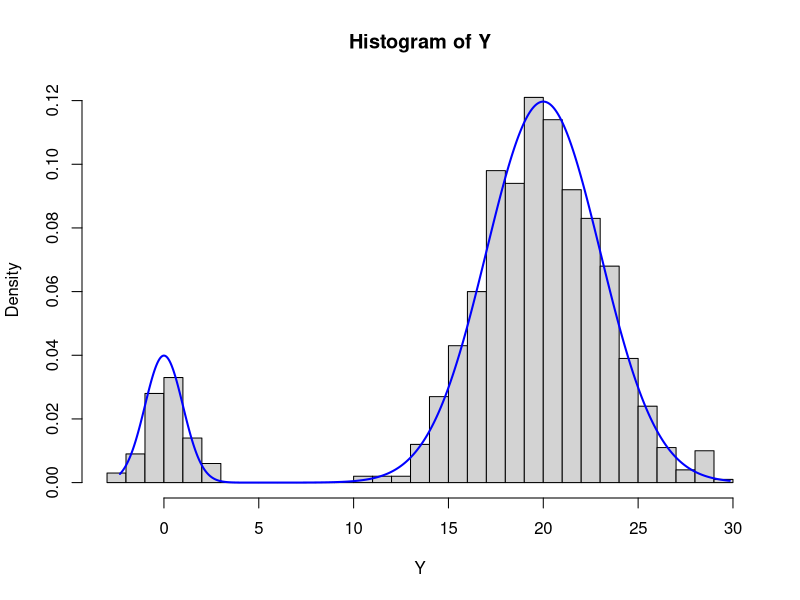
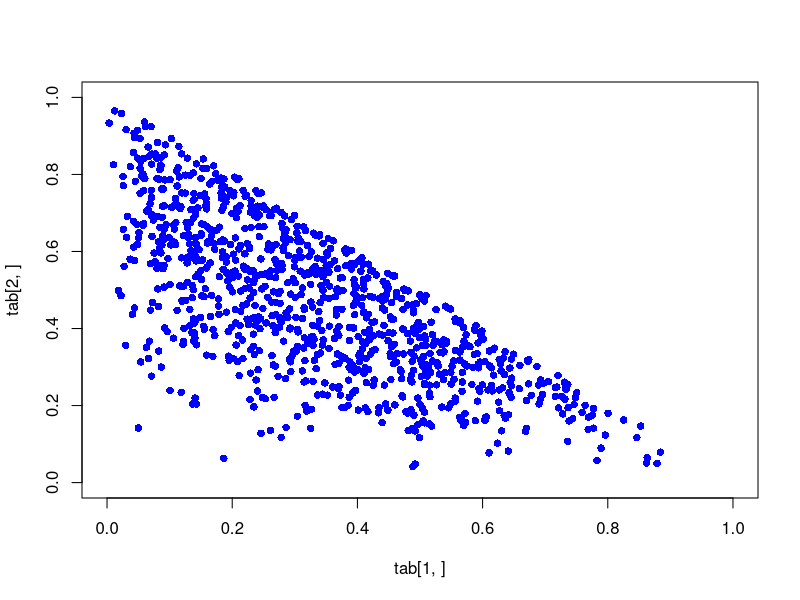

Here is the R script that generated these plots, in order: (Note: this script raises an error after producing the figures.)

set.seed(131311)

generate_Y <- function(p, mu, sigma, n) {
    X <- rbinom(n, 1, p)
    Y <- ifelse(X == 0, rnorm(sum(X == 0), 0, 1),
                rnorm(sum(X == 1), mu, sigma))
    return(Y)
}

p <- 0.9
mu <- 20
sigma <- 3
n <- 1000

Y <- generate_Y(p, mu, sigma, n)
hist(Y, breaks = 30, probability = TRUE)


x <- seq(min(Y), max(Y), length.out = 1000)
mix <- (1 - p) * dnorm(x, 0, 1) + p * dnorm(x, mu, sigma)

lines(x, mix, col = "blue", lwd = 2)

tab <- matrix(nrow = 2, ncol = 0)
while (length(tab) / 2 <= 1000) {
    x <- runif(1, 0, 1)
    y <- runif(1, 0, 1)

    if (x + y >= 1) {
        next
    }

    gestosc <- 20 * x * y ^ 2

    if (gestosc > runif(1, 0, 1)) {
        tab <- cbind(tab, c(x, y))
    }
}

plot(tab[1,], tab[2,], col = "blue", pch = 16, xlim = c(0, 1), ylim = c(0, 1))

denisty_1 <- function(x) {
    return (exp(1)^(-(x^2)))
}

approximation <- function(f, n) {
    #plot(seq(0, 1, length.out = n), f(seq(0, 1, length.out = n)), type = "l", ylim = c(0, 1))

    return(mean(f(seq(0, 1, length.out = n))))
}
plotvar <- c()
for (i in seq(1,100000, by = 10 * i)) {
    plotvar <- c(plotvar, approximation(denisty_1, i))
}
plot(seq(0, 1000, length.out = 5), plotvar, type = "l")
print(approximation(denisty_1, 10))
print(approximation(denisty_1, 100))
print(approximation(denisty_1, 1000))
hprint(approximation(denisty_1, 10000))
